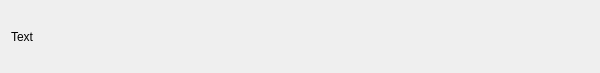
<?xml version="1.0" encoding="UTF-8"?>
<ui version="4.0">
 <class>ChatItem</class>
 <widget class="QWidget" name="ChatItem">
  <property name="geometry">
   <rect>
    <x>0</x>
    <y>0</y>
    <width>600</width>
    <height>73</height>
   </rect>
  </property>
  <property name="windowTitle">
   <string notr="true">Form</string>
  </property>
  <property name="locale">
   <locale language="English" country="UnitedStates"/>
  </property>
  <layout class="QHBoxLayout" name="horizontalLayout">
   <item>
    <widget class="QLabel" name="nameChat">
     <property name="text">
      <string notr="true">Text</string>
     </property>
    </widget>
   </item>
   <item>
    <widget class="QLabel" name="messageIcon">
     <property name="sizePolicy">
      <sizepolicy hsizetype="Maximum" vsizetype="Preferred">
       <horstretch>0</horstretch>
       <verstretch>0</verstretch>
      </sizepolicy>
     </property>
     <property name="text">
      <string/>
     </property>
    </widget>
   </item>
   <item>
    <widget class="QToolButton" name="editButton">
     <property name="sizePolicy">
      <sizepolicy hsizetype="Maximum" vsizetype="Minimum">
       <horstretch>0</horstretch>
       <verstretch>0</verstretch>
      </sizepolicy>
     </property>
     <property name="iconSize">
      <size>
       <width>32</width>
       <height>32</height>
      </size>
     </property>
     <property name="autoRaise">
      <bool>true</bool>
     </property>
    </widget>
   </item>
   <item>
    <widget class="QToolButton" name="deleteButton">
     <property name="sizePolicy">
      <sizepolicy hsizetype="Maximum" vsizetype="Minimum">
       <horstretch>0</horstretch>
       <verstretch>0</verstretch>
      </sizepolicy>
     </property>
     <property name="icon">
      <iconset theme="edit-delete">
       <normaloff>.</normaloff>.</iconset>
     </property>
     <property name="iconSize">
      <size>
       <width>32</width>
       <height>32</height>
      </size>
     </property>
     <property name="autoRaise">
      <bool>true</bool>
     </property>
    </widget>
   </item>
  </layout>
 </widget>
 <resources/>
 <connections/>
</ui>
